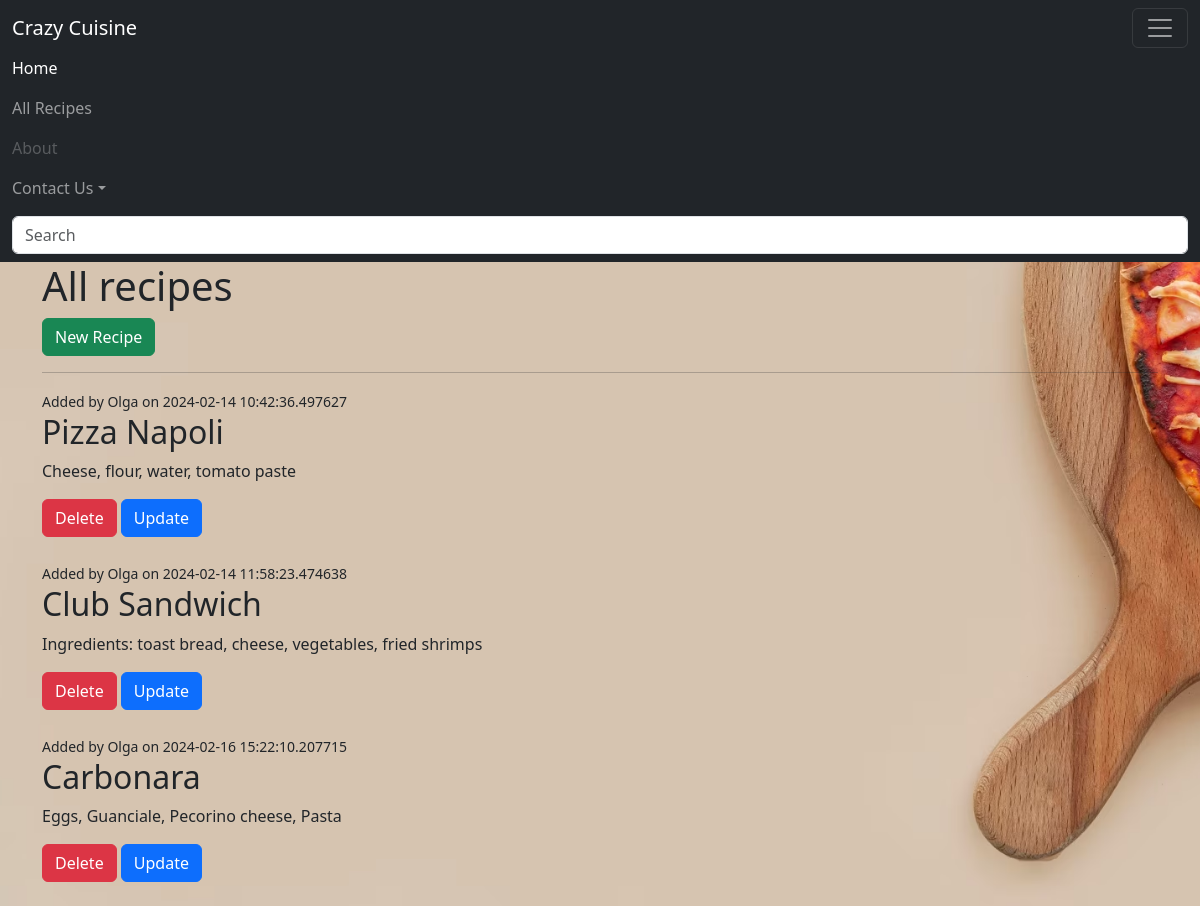
The app's page /recipes/ with its own data.
### main.py (models this page shows, shortened)
class Recipe(db.Model):
    __tablename__ = "recipes"
    id = db.Column(db.Integer, primary_key=True)
    title = db.Column(db.String, nullable=False, unique=True)
    description = db.Column(db.Text, nullable=False)
    author = db.Column(db.String(50))
    date_posted = db.Column(db.DateTime, nullable=False, default=datetime.utcnow)

### main.py (the view)
@app.route("/recipes/")
def recipes():
    all_recipes = Recipe.query.all()
    return render_template("recipes.html", recipes=all_recipes)

### templates/recipes.html (shortened to what this page needs)
{% extends 'base.html' %}
{% block body %}
    <h1>All recipes</h1>
    <a href="/recipes/new/" class="btn btn-success float-right">New Recipe</a>
<hr>
    {% for recipe in recipes %}
        {% if recipe.author %}
            <small>Added by {{ recipe.author }} on {{recipe.date_posted}}</small>
        {% else %}
            <small>Added by Unknown on {{recipe.date_posted}}</small>
        {% endif %}
        <h2>{{ recipe.title }}</h2>
        <p style="white-space: pre-wrap">{{ recipe.description }}</p>
        <a href="/recipes/delete/{{ recipe.id }}" class="btn btn-danger">Delete</a>
        <a href="/recipes/edit/{{ recipe.id }}" class="btn btn-primary">Update</a><br><br>
    {% endfor %}
{% endblock %}

### templates/base.html (shortened to what this page needs)
<!doctype html>
<html lang="en">
<head>
    <link href="https://cdn.jsdelivr.net/npm/bootstrap@5.3.2/dist/css/bootstrap.min.css" rel="stylesheet">
    <link rel="stylesheet" href="{{ url_for('static', filename='css/main.css') }}">
</head>
<body>
<nav class="navbar navbar-dark bg-dark" aria-label="First navbar example">
    <div class="container-fluid">
      <a class="navbar-brand" href="#">Crazy Cuisine</a>
      <button class="navbar-toggler" type="button" data-bs-toggle="collapse" data-bs-target="#navbarsExample01" aria-controls="navbarsExample01" aria-expanded="true" aria-label="Toggle navigation">
        <span class="navbar-toggler-icon"></span>
      </button>
      <div class="navbar-collapse collapse show" id="navbarsExample01" style="">
        <ul class="navbar-nav me-auto mb-2">
          <li class="nav-item">
            <a class="nav-link active" aria-current="page" href="/">Home</a>
          </li>
          <li class="nav-item">
            <a class="nav-link" href="/recipes">All Recipes</a>
          </li>
          <li class="nav-item">
            <a class="nav-link disabled" aria-disabled="true">About</a>
          </li>
          <li class="nav-item dropdown">
            <a class="nav-link dropdown-toggle" href="#" data-bs-toggle="dropdown" aria-expanded="false">Contact Us</a>
          </li>
        </ul>
        <form role="search">
          <input class="form-control" type="search" placeholder="Search" aria-label="Search">
        </form>
      </div>
    </div>
  </nav>
<div class="container">
    {% block body %}{% endblock %}
</div>
</body>
</html>

### static/css/main.css (style rules this page uses)
body { background-image: url('/static/pizza.jpg'); background-repeat: no-repeat; background-size: cover; }

### records on screen
Recipe: author "Olga", date_posted "2024-02-14 10:42:36.497627", title "Pizza Napoli", description "Cheese, flour, water, tomato paste"
Recipe: author "Olga", date_posted "2024-02-14 11:58:23.474638", title "Club Sandwich", description "Ingredients: toast bread, cheese, vegetables, fried shrimps"
Recipe: author "Olga", date_posted "2024-02-16 15:22:10.207715", title "Carbonara", description "Eggs, Guanciale, Pecorino cheese, Pasta"
